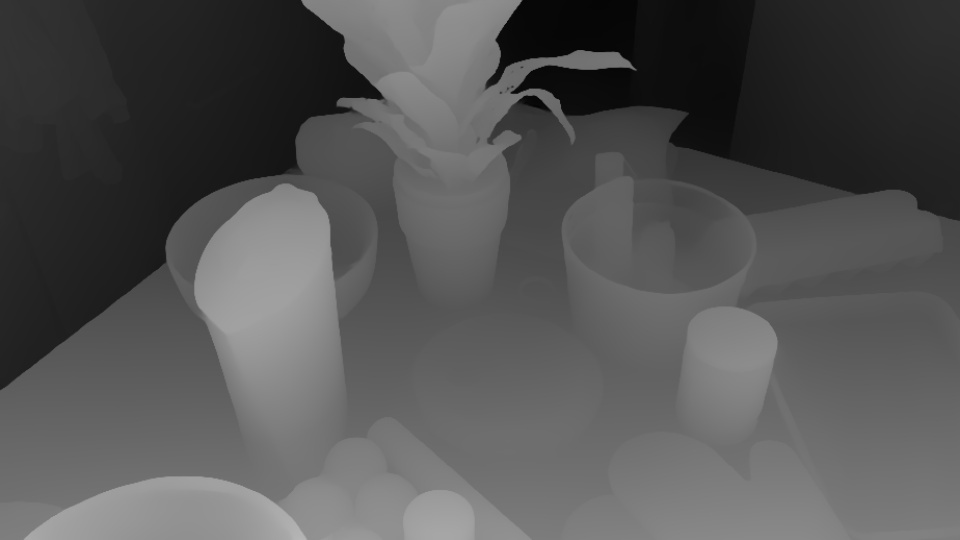

The Python source for this figure:
import torch 
import numpy as np
from PIL import Image
import os


#repo name
repo = "isl-org/ZoeDepth"
model_zoe_nk = torch.hub.load(repo, "ZoeD_NK", pretrained=True)
device = "cuda" if torch.cuda.is_available() else "cpu"
model_zoe_nk.to(device)

import numpy as np
from PIL import Image
import matplotlib as mpl

def save_depth_vis_minmax(
    depth, out_png,
    use_percentile=True, prct=(2, 98),
    invert=True, cmap="magma",
    save_gray16=False
):
    """
    depth: HxW 浮点深度(米或相对深度均可)
    use_percentile: True 时用分位数确定范围(更稳)，False 则用绝对 min/max
    prct: 用于分位数的 (low, high)
    invert: 是否让“近处更亮，远处更暗”
    cmap:   Matplotlib 的 colormap 名，如 'magma'/'viridis'/'turbo'
    save_gray16: 另存 16-bit 灰度(0..65535)到 out_png.replace('.png', '_gray16.png')
    """
    d = np.asarray(depth, dtype=np.float32)
    valid = np.isfinite(d)
    if not valid.any():
        raise ValueError("depth 全是 NaN/Inf")

    if use_percentile:
        vmin = np.percentile(d[valid], prct[0])
        vmax = np.percentile(d[valid], prct[1])
    else:
        vmin = float(d[valid].min())
        vmax = float(d[valid].max())

    # 防止除零
    if not (vmax > vmin):
        vmax = vmin + 1e-6

    # 归一化到 [0,1]
    norm = (d - vmin) / (vmax - vmin)
    norm = np.clip(norm, 0.0, 1.0)
    if invert:
        norm = 1.0 - norm

    # 1) 彩色伪彩
    cmap_fn = mpl.cm.get_cmap(cmap)
    color = (cmap_fn(norm)[..., :3] * 255).astype(np.uint8)  # HxWx3
    Image.fromarray(color).save(out_png)

    # 2) 可选：16-bit 灰度(方便后处理)
    if save_gray16:
        gray16 = (norm * 65535.0).astype(np.uint16)
        Image.fromarray(gray16).save(out_png.replace(".png", "_gray16.png"))

def save_raw_16bit(depth, fpath="raw.png"):
    if isinstance(depth, torch.Tensor):
        depth = depth.squeeze().cpu().numpy()
    
    assert isinstance(depth, np.ndarray), "Depth must be a torch tensor or numpy array"
    assert depth.ndim == 2, "Depth must be 2D"
    depth = depth * 256  # scale for 16-bit png
    depth = depth.astype(np.uint16)
    depth = Image.fromarray(depth)
    depth.save(fpath)
    print("Saved raw depth to", fpath)


if __name__ == "__main__":
    # Load the image
    image_path = "rgb.jpg"
    image= Image.open(image_path).convert("RGB")
    depth_numpy = model_zoe_nk.infer_pil(image)
    print(depth_numpy)
    save_raw_16bit(depth_numpy, "depth.png")

    